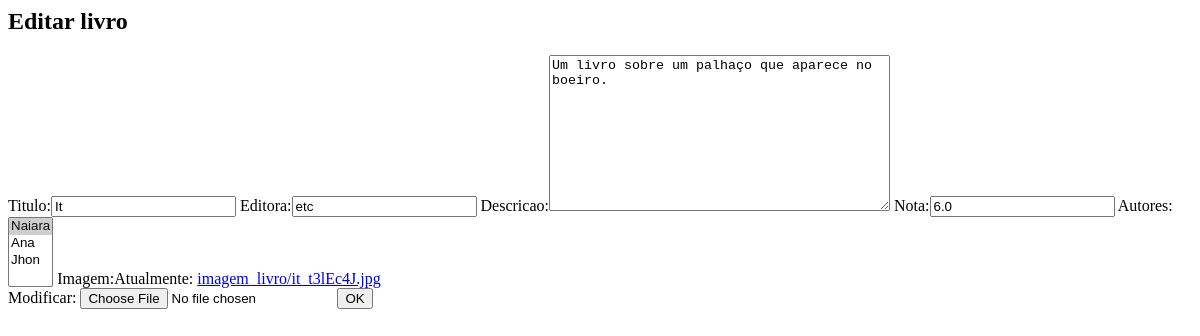
/livros/1/edit, run on an earlier commit of the app's database.
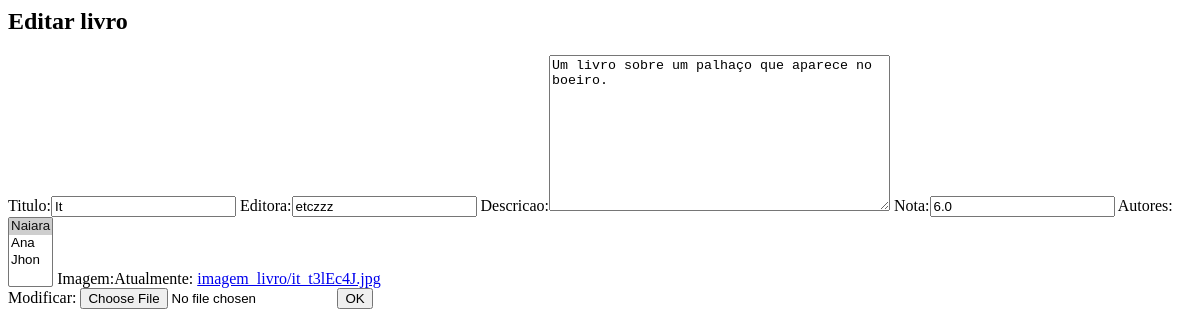
And on a later commit of the database.
### livros/models.py (models this page shows, shortened)
class Livro(models.Model):
    titulo = models.CharField(max_length=200, null=False)
    editora = models.CharField(max_length=200, null=False)
    descricao = models.TextField()
    nota = models.DecimalField(max_digits=2, decimal_places=1)
    imagem = models.ImageField(upload_to='imagem_livro/', default='imagem_livro/livro.png')
    autores = models.ManyToManyField(Autor)
    categorias = models.ManyToManyField(Categoria)

### livros/views.py (the view, shortened to what this page needs)
# urls.py: path('<int:pk>/edit', views.LivroUpdate.as_view(), name='livros_edit'),
class LivroUpdate(generic.UpdateView):
    model = Livro
    template_name = 'livros/edit.html'
    form_class = LivroForm

### livros/forms.py
class LivroForm(ModelForm):
    class Meta:
        model = Livro
        fields = ['titulo', 'editora', 'descricao', 'nota', 'autores', 'imagem']

### livros/models.py (called while the page is built)
    def __str__(self):
        return self.nome

### livros/templates/livros/edit.html (shortened to what this page needs)
<h2>Editar livro</h2>
<form action="{% url 'livros:livros_edit' pk=livro.id %}" method="post" enctype="multipart/form-data">
  {{ form }}
  <input type="submit" value="OK">
</form>

What changed in the data, as far as the page shows it:
changed Livro "It": editora "etc" → "etczzz"
